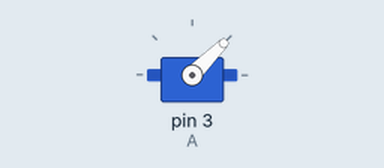
Bench run of a sketch on a simulated Arduino Uno, built with avr-gcc and run on an emulated ATmega328P. Shown: servo.

Above: at 1.05 s.
Timing chart, 0 to 5.6 s (numbered marks = the images above):
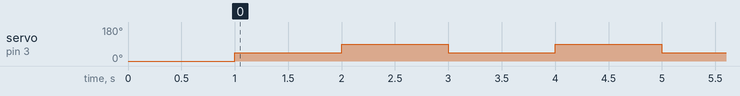

Measured:
- by itself, servo on pin 3 (A): alternates 90° for 1.0 s and 45° for 1.0 s

The sketch:

14Servo2.ino
```cpp
/*
 * Generated using BlocklyDuino:
 *
 * https://github.com/MediaTek-Labs/BlocklyDuino-for-LinkIt
 *
 * Date: Mon, 11 Oct 2021 05:33:23 GMT
 */
/*  部份程式由吉哥積木產生  */
/*  https://sites.google.com/jes.mlc.edu.tw/ljj/linkit7697  */
#include <Servo.h>

int A = 3;

Servo __myservoA;

void setup()
{
  __myservoA.attach(A);
  __myservoA.write(0);
  delay(1000);
}


void loop()
{
  __myservoA.write(45);
  delay(1000);
  __myservoA.write(90);
  delay(1000);
}
```
